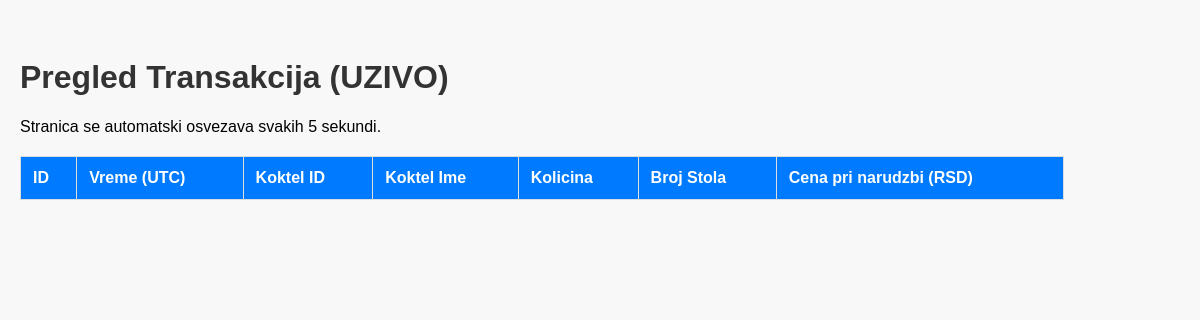
Page /transakcije on the earlier database version.
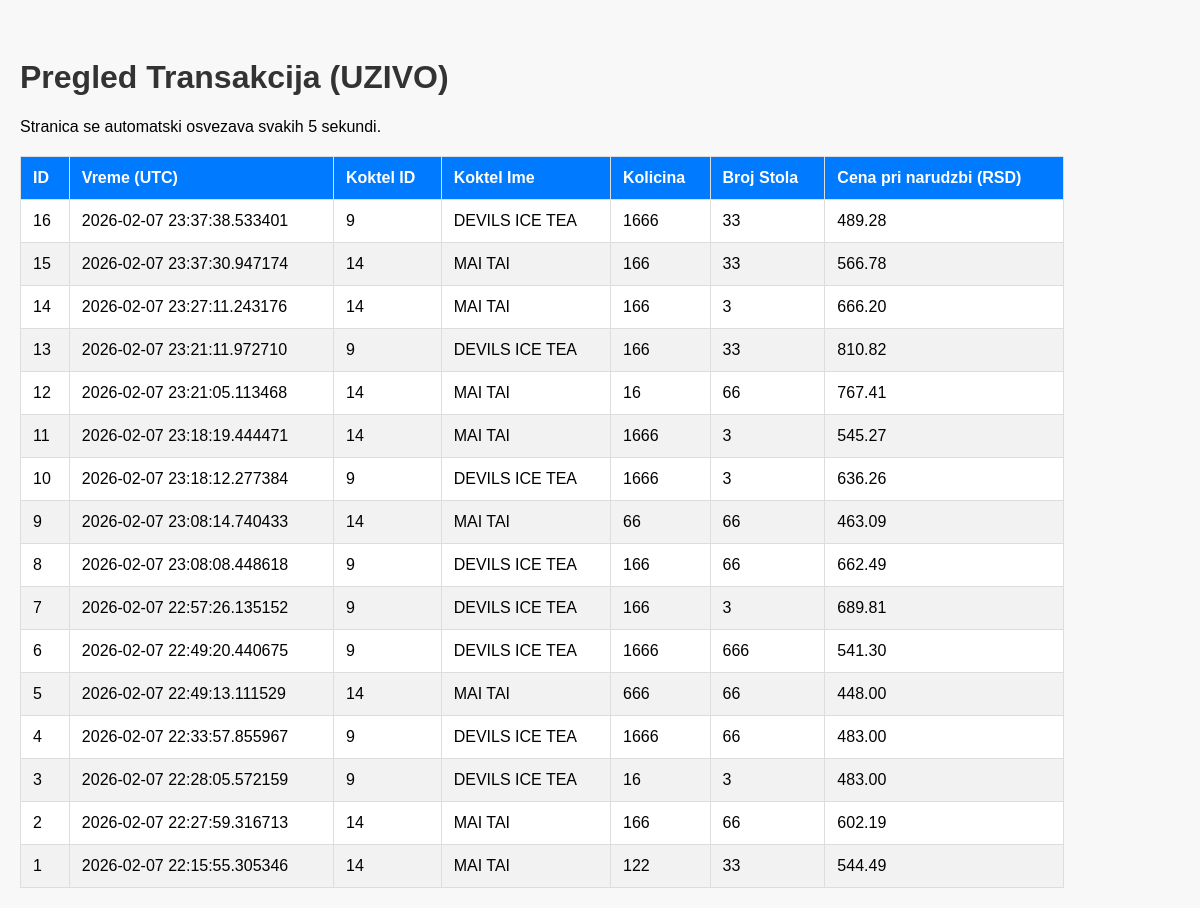
Same page on the later database version.
### Berza_Koktela.py (models this page shows)
class Transakcija(db.Model):
    id = db.Column(db.Integer, primary_key=True)
    koktel_id = db.Column(db.Integer, db.ForeignKey('koktel.id'), nullable=False)
    koktel_ime = db.Column(db.String(80), nullable=False)  # ★ ADDED FIELD
    kolicina = db.Column(db.Integer, nullable=False)
    broj_stola = db.Column(db.String(10), nullable=False)
    cena_pri_narudzbi = db.Column(db.Float, nullable=False)
    vremenska_oznaka = db.Column(db.DateTime, default=datetime.utcnow, index=True)

### Berza_Koktela.py (the view)
    @app.route('/transakcije')
    def pregled_transakcija():
        transakcije = Transakcija.query.order_by(
            Transakcija.vremenska_oznaka.desc()
        ).all()
        return render_template('pregled_transakcija.html', transakcije=transakcije)

### templates/pregled_transakcija.html (shortened to what this page needs)
﻿<!DOCTYPE html>
<html lang="sr">
<head>
</head>
<body>
    <h1>Pregled Transakcija (UZIVO)</h1>
    <p>Stranica se automatski osvezava svakih 5 sekundi.</p>
    <table>
        <thead>
            <tr>
                <th>ID</th>
                <th>Vreme (UTC)</th>
                <th>Koktel ID</th>
                <th>Koktel Ime</th>
                <th>Kolicina</th>
                <th>Broj Stola</th>
                <th>Cena pri narudzbi (RSD)</th>
            </tr>
        </thead>
        <tbody>
            {% for transakcija in transakcije %}
            <tr>
                <td>{{ transakcija.id }}</td>
                <td>{{ transakcija.vremenska_oznaka }}</td>
                <td>{{ transakcija.koktel_id }}</td>
                <td>{{ transakcija.koktel_ime }}</td>
                <td>{{ transakcija.kolicina }}</td>
                <td>{{ transakcija.broj_stola }}</td>
                <td>{{ "%.2f" | format(transakcija.cena_pri_narudzbi) }}</td>
            </tr>
            {% endfor %}
        </tbody>
    </table>
</body>
</html>

### templates/pregled_transakcija.html (style rules this page uses)
body { font-family: Arial, sans-serif; margin: 20px; background-color: #f8f8f8; }
h1 { color: #333; }
table { width: 90%; margin-top: 20px; border-collapse: collapse; background-color: white; }
th, td { border: 1px solid #ddd; padding: 12px; text-align: left; }
th { background-color: #007bff; color: white; }
tr:nth-child(even) { background-color: #f2f2f2; }

Differences in the rows shown:
added Transakcija: cena_pri_narudzbi "489.28"
added Transakcija: cena_pri_narudzbi "566.78"
added Transakcija: cena_pri_narudzbi "666.20"
added Transakcija: cena_pri_narudzbi "810.82"
added Transakcija: cena_pri_narudzbi "767.41"
added Transakcija: cena_pri_narudzbi "545.27"
added Transakcija: cena_pri_narudzbi "636.26"
added Transakcija: cena_pri_narudzbi "463.09"
added Transakcija: cena_pri_narudzbi "662.49"
added Transakcija: cena_pri_narudzbi "689.81"
added Transakcija: cena_pri_narudzbi "541.30"
added Transakcija: cena_pri_narudzbi "448.00"
added Transakcija: cena_pri_narudzbi "483.00"
added Transakcija: cena_pri_narudzbi "483.00"
added Transakcija: cena_pri_narudzbi "602.19"
added Transakcija: cena_pri_narudzbi "544.49"
